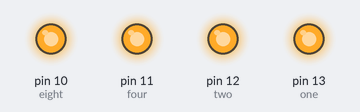
A sketch run on a simulated Arduino Uno, built with avr-gcc and run on an emulated ATmega328P. On the bench: output pins drawn as LEDs (lit = HIGH).

Above: at 0.1 s.
Timing chart, 0 to 1.6 s (numbered marks = the images above):
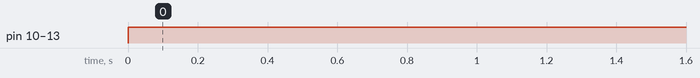

Measured:
- by itself, pin 10 (eight), pin 11 (four), pin 12 (two), pin 13 (one): LOW → HIGH at 0.00 s

The sketch:

boppin.ino
```cpp
// Declare binary columns as output pins
int one = 13;
int two = 12;
int four = 11;
int eight = 10;

// Setup pins as output
void setup()
{
  pinMode(one, OUTPUT);
  pinMode(two, OUTPUT);
  pinMode(four, OUTPUT);
  pinMode(eight, OUTPUT);
}

// Loops continuosly
// Only shows 15
// Modify to count from 0 .. 255 (8 bits)
void loop()
{
  lightNumber(15);
}

// Current is the current highest power of 2
void lightNumber(int n)
{
  blank();

  int current = 8;

  while (n > 0)
  {
    if (n - current < 0)
    {
      current /= 2;
    }

    else
    {
      turnOn(n);
      n -= current;
    }
  }
}

// Only works for 0 .. 15 (4 bits)
void turnOn(int n)
{
 if (n >= 8)
  {
    digitalWrite(eight, HIGH);
  }
  else if (n >= 4)
  {
    digitalWrite(four, HIGH);
  }
  else if (n >= 2)
  {
    digitalWrite(two, HIGH);
  }
  else if (n >= 1)
  {
    digitalWrite(one, HIGH);
  }
}

// Blank all LEDs
void blank()
{
  // You need to fill this in
}

// Light up all LEDs
void lightAll()
{
  // You need to fill this in
}
```
